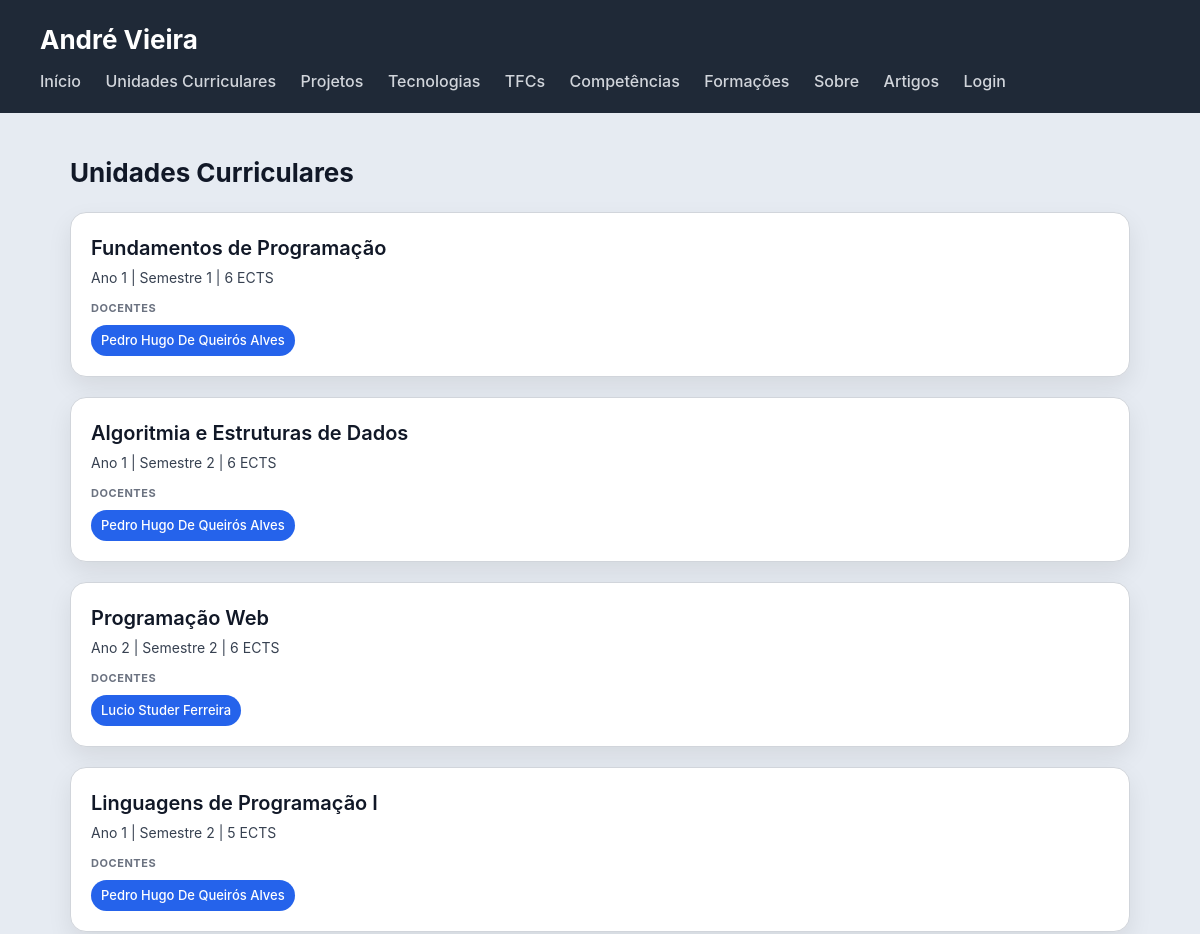
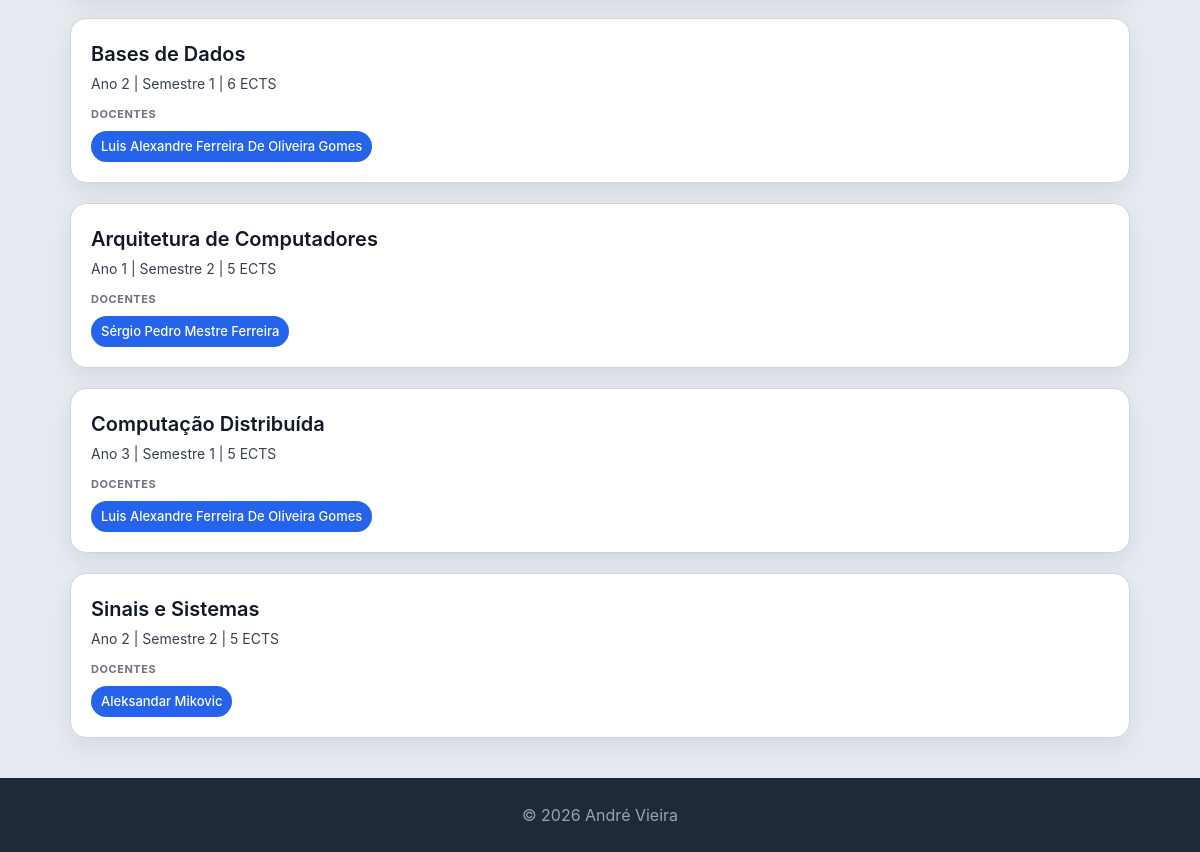
/portfolio/ucs/, run on the app's committed database (2 pictures, top to bottom).
### portfolio/models.py (models this page shows, shortened)
class UnidadeCurricular(models.Model):
    nome = models.CharField(max_length=200)
    codigo = models.CharField(max_length=20, blank=True)
    ano = models.IntegerField()
    semestre = models.IntegerField()
    ects = models.IntegerField()
    descricao = models.TextField(blank=True)
    imagem = models.ImageField(upload_to='ucs/', blank=True, null=True)
    licenciatura = models.ForeignKey(Licenciatura, on_delete=models.CASCADE, related_name='ucs')
    docentes = models.ManyToManyField(Docente, related_name='ucs', blank=True)

class Docente(models.Model):
    nome = models.CharField(max_length=200)
    email = models.EmailField(blank=True)
    link_pagina = models.URLField(blank=True)

### portfolio/views.py (the view)
# urls.py: path('ucs/', views.ucs_view, name='ucs'),
def ucs_view(request):
    ucs = UnidadeCurricular.objects.prefetch_related('docentes').select_related('licenciatura').all()
    return render(request, 'portfolio/ucs.html', {'ucs': ucs})

### portfolio/templates/portfolio/ucs.html
{% extends 'portfolio/base.html' %}
{% block content %}
<h2>Unidades Curriculares</h2>
<section>
    {% for uc in ucs %}
    <article>
        <header>
            <h3>{{ uc.nome }}</h3>
            <p>Ano {{ uc.ano }} | Semestre {{ uc.semestre }} | {{ uc.ects }} ECTS</p>
        </header>
        <section>
            <h4>Docentes</h4>
            <ul>
                {% for docente in uc.docentes.all %}
                <li>{{ docente.nome }}</li>
                {% empty %}
                <li>Sem docentes</li>
                {% endfor %}
            </ul>
        </section>
    </article>
    {% endfor %}
</section>
{% endblock %}

### portfolio/static/portfolio/styles.css (style rules this page uses)
* { box-sizing: border-box; margin: 0; padding: 0; }
body { font-family: "Inter", "Segoe UI", system-ui, -apple-system, sans-serif; background: #e6ebf2; color: #111827; line-height: 1.5; }
h2 { margin-bottom: 20px; font-size: 26px; }
section > article { background: white; padding: 20px; border-radius: 16px; border: 1px solid #d1d5db; box-shadow: 0 10px 25px rgba(0,0,0,0.08); transition: all 0.25s ease; margin-bottom: 20px; }
article > header { margin-bottom: 12px; }
article > header > h3 { font-size: 20px; font-weight: 600; margin-bottom: 4px; }
article > header > p { font-size: 14px; color: #374151; }
article > section { margin-top: 10px; }
article > section > h4 { font-size: 11px; text-transform: uppercase; color: #6b7280; margin-bottom: 8px; letter-spacing: 0.05em; }
article > section > ul { list-style: none; display: flex; flex-wrap: wrap; gap: 8px; }
article > section > ul > li { background: #2563eb; color: white; padding: 6px 10px; border-radius: 999px; font-size: 13px; font-weight: 500; }

### data on the page
UnidadeCurricular: nome "Fundamentos de Programação", ano "1", semestre "1", ects "6"
Docente: nome "Pedro Hugo De Queirós Alves"
UnidadeCurricular: nome "Algoritmia e Estruturas de Dados", ano "1", semestre "2", ects "6"
UnidadeCurricular: nome "Programação Web", ano "2", semestre "2", ects "6"
Docente: nome "Lucio Studer Ferreira"
UnidadeCurricular: nome "Linguagens de Programação I", ano "1", semestre "2", ects "5"
UnidadeCurricular: nome "Bases de Dados", ano "2", semestre "1", ects "6"
Docente: nome "Luis Alexandre Ferreira De Oliveira Gomes"
UnidadeCurricular: nome "Arquitetura de Computadores", ano "1", semestre "2", ects "5"
Docente: nome "Sérgio Pedro Mestre Ferreira"
UnidadeCurricular: nome "Computação Distribuída", ano "3", semestre "1", ects "5"
UnidadeCurricular: nome "Sinais e Sistemas", ano "2", semestre "2", ects "5"
Docente: nome "Aleksandar Mikovic"
